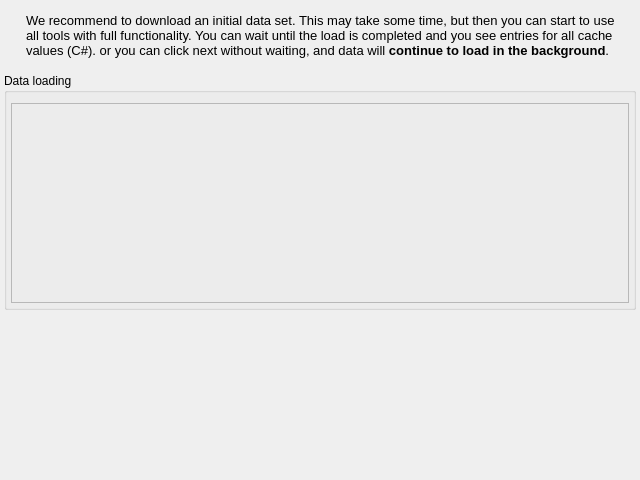
<?xml version="1.0" encoding="UTF-8"?>
<ui version="4.0">
 <class>CInitialDataLoadComponent</class>
 <widget class="QFrame" name="CInitialDataLoadComponent">
  <property name="geometry">
   <rect>
    <x>0</x>
    <y>0</y>
    <width>640</width>
    <height>480</height>
   </rect>
  </property>
  <property name="windowTitle">
   <string>Initial data loading</string>
  </property>
  <layout class="QVBoxLayout" name="vl_DataLoadComponent" stretch="0,1">
   <property name="leftMargin">
    <number>4</number>
   </property>
   <property name="topMargin">
    <number>4</number>
   </property>
   <property name="rightMargin">
    <number>4</number>
   </property>
   <property name="bottomMargin">
    <number>4</number>
   </property>
   <item>
    <widget class="QFrame" name="fr_Header">
     <layout class="QHBoxLayout" name="hl_HeaderText" stretch="0,1">
      <item>
       <widget class="QLabel" name="lbl_HeaderIcon">
        <property name="textFormat">
         <enum>Qt::AutoText</enum>
        </property>
        <property name="pixmap">
         <pixmap resource="../../misc/misc.qrc">:/own/icons/own/swift3D/sw3DGreen-32.png</pixmap>
        </property>
       </widget>
      </item>
      <item>
       <widget class="QLabel" name="lbl_HeaderText">
        <property name="text">
         <string>&lt;html&gt;&lt;head/&gt;&lt;body&gt;&lt;p&gt;&lt;span style=&quot; font-size:10pt;&quot;&gt;We recommend to download an initial data set. This may take some time, but then you can start to use all tools with full functionality. You can wait until the load is completed and you see entries for all cache values (C#). or you can click next without waiting, and data will &lt;/span&gt;&lt;span style=&quot; font-size:10pt; font-weight:600;&quot;&gt;continue to load in the background&lt;/span&gt;&lt;span style=&quot; font-size:10pt;&quot;&gt;.&lt;/span&gt;&lt;/p&gt;&lt;/body&gt;&lt;/html&gt;</string>
        </property>
        <property name="wordWrap">
         <bool>true</bool>
        </property>
       </widget>
      </item>
     </layout>
    </widget>
   </item>
   <item alignment="Qt::AlignTop">
    <widget class="QGroupBox" name="gb_DataLoading">
     <property name="title">
      <string>Data loading</string>
     </property>
     <layout class="QVBoxLayout" name="vl_DataLoading">
      <property name="leftMargin">
       <number>4</number>
      </property>
      <property name="topMargin">
       <number>4</number>
      </property>
      <property name="rightMargin">
       <number>4</number>
      </property>
      <property name="bottomMargin">
       <number>4</number>
      </property>
      <item>
       <widget class="swift::gui::components::CInfoBarWebReadersStatusSmallComponent" name="comp_InfoBar">
        <property name="frameShape">
         <enum>QFrame::StyledPanel</enum>
        </property>
        <property name="frameShadow">
         <enum>QFrame::Raised</enum>
        </property>
       </widget>
      </item>
      <item>
       <widget class="swift::gui::components::CDbLoadOverviewComponent" name="comp_DataUpdates">
        <property name="minimumSize">
         <size>
          <width>0</width>
          <height>200</height>
         </size>
        </property>
        <property name="frameShape">
         <enum>QFrame::StyledPanel</enum>
        </property>
        <property name="frameShadow">
         <enum>QFrame::Raised</enum>
        </property>
       </widget>
      </item>
     </layout>
    </widget>
   </item>
  </layout>
 </widget>
 <customwidgets>
  <customwidget>
   <class>swift::gui::components::CDbLoadOverviewComponent</class>
   <extends>QFrame</extends>
   <header>gui/components/dbloadoverviewcomponent.h</header>
   <container>1</container>
  </customwidget>
  <customwidget>
   <class>swift::gui::components::CInfoBarWebReadersStatusSmallComponent</class>
   <extends>QFrame</extends>
   <header>gui/components/infobarwebreadersstatussmallcomponent.h</header>
   <container>1</container>
  </customwidget>
 </customwidgets>
 <resources>
  <include location="../../misc/misc.qrc"/>
 </resources>
 <connections/>
</ui>
